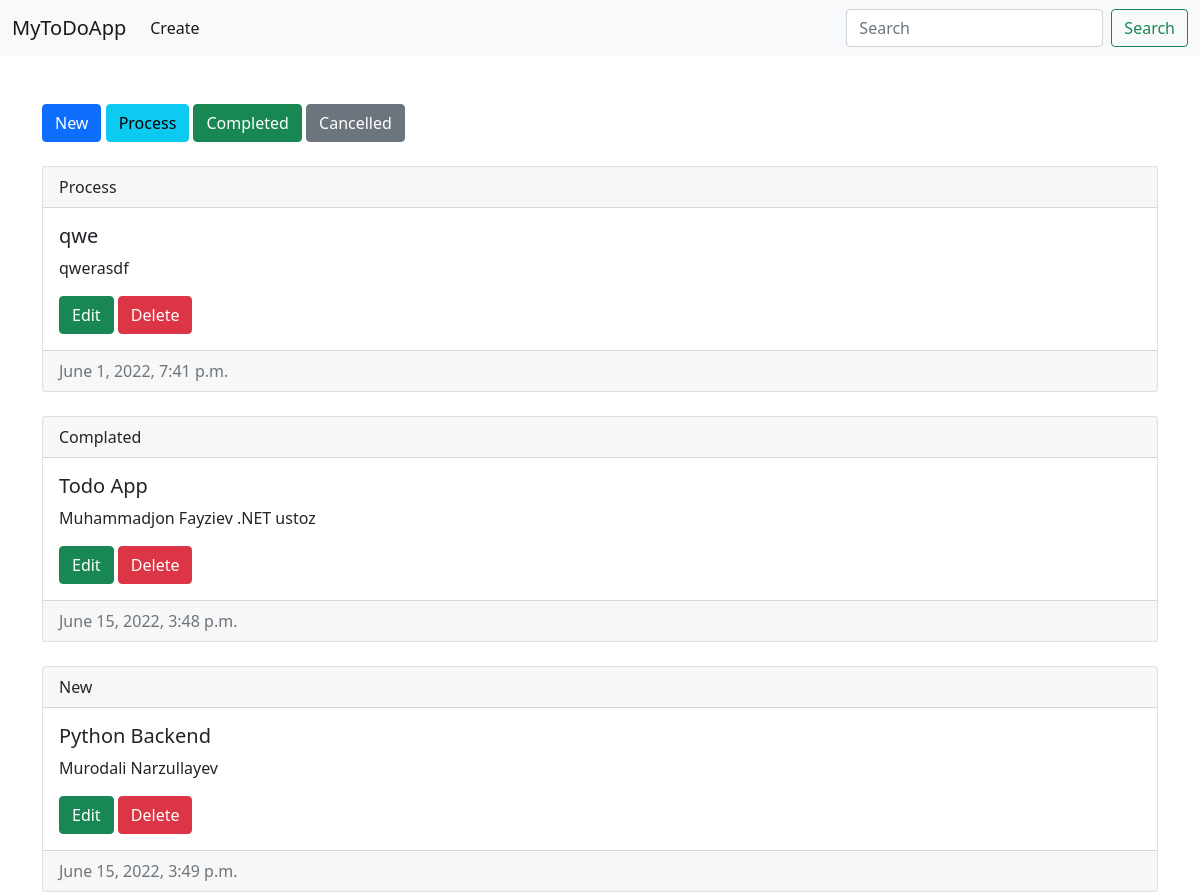
The app's page / (signed in) with its own data.
### todoapp/models.py (models this page shows, shortened)
class Todo(models.Model):
    author = models.ForeignKey(User, on_delete=models.CASCADE)
    title = models.CharField(max_length=221)
    content = models.TextField()
    status = models.IntegerField(choices=STATUS)
    created_at = models.DateTimeField(auto_now_add=True)

### todoapp/views.py (the view)
# urls.py: path('', index, name='index'),
@login_required
def index(request):
    user = request.user
    todos = Todo.objects.filter(author=user)
    obj = request.GET.get('a')
    if obj:
        todos = todos.filter(status__exact=obj)
    search = request.GET.get('i')
    if search:
        todos = todos.filter(title__icontains=search)
    ctx = {
        'todos': todos
    }
    return render(request, 'index.html', ctx)

### templates/index.html
{% extends 'base.html' %}
{% block content %}
        <div class="status-list">
            <a href="/?a=0" type="button" class="btn btn-primary">New</a>
            <a href="/?a=1" class="btn btn-info">Process</a>
            <a href="/?a=2" class="btn btn-success">Completed</a>
            <a href="/?a=3" class="btn btn-secondary">Cancelled</a>
        </div>
        <div class="todo-card mt-4">
            {% for todo in todos %}
            <div class="card mt-4">
                <div class="card-header">
                    {{ todo.get_status_display }}
                </div>
                <div class="card-body">
                    <h5 class="card-title">{{ todo.title }}</h5>
                    <p class="card-text">{{ todo.content }}</p>
                    <a href="/edit/{{ todo.id }}/" class="btn btn-success">Edit</a>
                    <a href="/delete/{{ todo.id }}/" class="btn btn-danger">Delete</a>
                </div>
                <div class="card-footer text-muted">
                    {{ todo.created_at }}
                </div>
            </div>
            {% endfor %}
        </div>
{% endblock %}

### templates/base.html (shortened to what this page needs)
{% load static %}
<!DOCTYPE html>
<html lang="en">
<head>
    <link href="https://cdn.jsdelivr.net/npm/bootstrap@5.0.2/dist/css/bootstrap.min.css" rel="stylesheet"
>
</head>
<body>
{% include 'navbar.html' %}
<div class="container pt-5">
    {% block content %}
    {% endblock %}
</div>
</body>
</html>

### templates/navbar.html (shortened to what this page needs)
<nav class="navbar navbar-expand-lg navbar-light bg-light">
  <div class="container-fluid">
    <a class="navbar-brand" href="/">MyToDoApp</a>
    <div class="collapse navbar-collapse" id="navbarSupportedContent">
      <ul class="navbar-nav me-auto mb-2 mb-lg-0">
        <li class="nav-item">
          <a class="nav-link active" aria-current="page" href="/create/">Create</a>
        </li>
      </ul>
      <form method="get" class="d-flex" action="/">
        <input class="form-control me-2" type="search" name="i" placeholder="Search" aria-label="Search">
        <button class="btn btn-outline-success" type="submit">Search</button>
      </form>
    </div>
  </div>
</nav>

### records on screen
Todo: status "Process", title "qwe", content "qwerasdf", created_at "June 1, 2022, 7:41 p.m."
Todo: status "Complated", title "Todo App", content "Muhammadjon Fayziev .NET ustoz", created_at "June 15, 2022, 3:48 p.m."
Todo: status "New", title "Python Backend", content "Murodali Narzullayev", created_at "June 15, 2022, 3:49 p.m."
